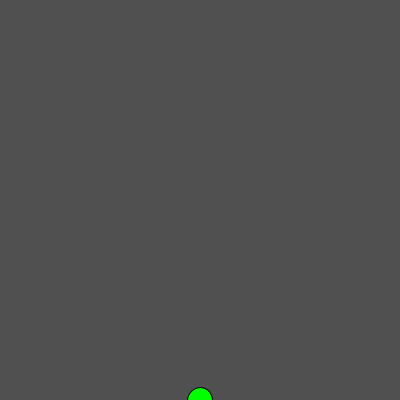
Frame 1 (no input)
Frame 60 (the mouse pressed at the canvas centre just before this capture): identical to frame 1, image omitted
Frame 120 (the mouse held since frame 60 and released just before this capture): identical to frame 1, image omitted

The Processing sketch that drew this single still picture (run headless with seeded random() and noise(); from frame 60 on, the mouse is pressed at the canvas centre):

// Processing sketch: Frogger
// ── Frogger.pde
void setup(){
  size(400, 400);
}
int x = 200;
int y = 400;
int hop = 10;
void draw(){
  background(80, 80, 80);
  fill(1,255,1);
  ellipse(x,y, 25,25);
}
void keyPressed()
{
      if(key == CODED){
            if(keyCode == UP)
            {
                  //Frog Y position goes up
            }
            else if(keyCode == DOWN)
            {
                  //Frog Y position goes down 
            }
            else if(keyCode == RIGHT)
            {
                  //Frog X position goes right
            }
            else if(keyCode == LEFT)
            {
                  //Frog X position goes left
            }
      }
}
